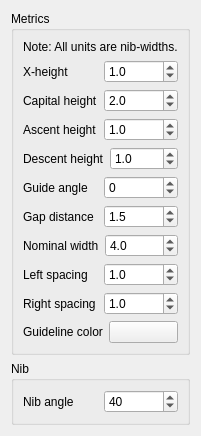
           <widget class="QWidget" name="char_set_prop_tab">
            <attribute name="title">
             <string>Character Set</string>
            </attribute>
            <layout class="QFormLayout" name="formLayout">
             <item row="1" column="0" colspan="2">
              <widget class="QGroupBox" name="nib_group_box">
               <property name="title">
                <string>Nib</string>
               </property>
               <layout class="QVBoxLayout" name="verticalLayout_8">
                <item>
                 <layout class="QHBoxLayout" name="horizontalLayout_27">
                  <item>
                   <widget class="QLabel" name="label_12">
                    <property name="text">
                     <string>Nib angle</string>
                    </property>
                   </widget>
                  </item>
                  <item>
                   <widget class="QSpinBox" name="char_set_nib_angle_spin">
                    <property name="wrapping">
                     <bool>true</bool>
                    </property>
                    <property name="maximum">
                     <number>90</number>
                    </property>
                    <property name="value">
                     <number>40</number>
                    </property>
                   </widget>
                  </item>
                 </layout>
                </item>
               </layout>
              </widget>
             </item>
             <item row="0" column="0" colspan="2">
              <widget class="QGroupBox" name="metrics_grpup_box">
               <property name="title">
                <string>Metrics</string>
               </property>
               <layout class="QVBoxLayout" name="verticalLayout_7">
                <item>
                 <layout class="QHBoxLayout" name="horizontalLayout_16">
                  <item>
                   <widget class="QLabel" name="label">
                    <property name="text">
                     <string>Note: All units are nib-widths.</string>
                    </property>
                   </widget>
                  </item>
                 </layout>
                </item>
                <item>
                 <layout class="QHBoxLayout" name="horizontalLayout_17">
                  <item>
                   <widget class="QLabel" name="label_2">
                    <property name="text">
                     <string>X-height</string>
                    </property>
                   </widget>
                  </item>
                  <item>
                   <widget class="QDoubleSpinBox" name="base_height_spin">
                    <property name="wrapping">
                     <bool>true</bool>
                    </property>
                    <property name="frame">
                     <bool>true</bool>
                    </property>
                    <property name="buttonSymbols">
                     <enum>QAbstractSpinBox::UpDownArrows</enum>
                    </property>
                    <property name="decimals">
                     <number>1</number>
                    </property>
                    <property name="minimum">
                     <double>1.000000000000000</double>
                    </property>
                    <property name="maximum">
                     <double>10.000000000000000</double>
                    </property>
                    <property name="singleStep">
                     <double>0.500000000000000</double>
                    </property>
                   </widget>
                  </item>
                 </layout>
                </item>
                <item>
                 <layout class="QHBoxLayout" name="horizontalLayout_18">
                  <item>
                   <widget class="QLabel" name="label_3">
                    <property name="text">
                     <string>Capital height</string>
                    </property>
                   </widget>
                  </item>
                  <item>
                   <widget class="QDoubleSpinBox" name="cap_height_spin">
                    <property name="wrapping">
                     <bool>true</bool>
                    </property>
                    <property name="decimals">
                     <number>1</number>
                    </property>
                    <property name="minimum">
                     <double>0.500000000000000</double>
                    </property>
                    <property name="maximum">
                     <double>10.000000000000000</double>
                    </property>
                    <property name="singleStep">
                     <double>0.500000000000000</double>
                    </property>
                    <property name="value">
                     <double>2.000000000000000</double>
                    </property>
                   </widget>
                  </item>
                 </layout>
                </item>
                <item>
                 <layout class="QHBoxLayout" name="horizontalLayout_19">
                  <item>
                   <widget class="QLabel" name="label_4">
                    <property name="text">
                     <string>Ascent height</string>
                    </property>
                   </widget>
                  </item>
                  <item>
                   <widget class="QDoubleSpinBox" name="ascent_height_spin">
                    <property name="wrapping">
                     <bool>true</bool>
                    </property>
                    <property name="decimals">
                     <number>1</number>
                    </property>
                    <property name="minimum">
                     <double>1.000000000000000</double>
                    </property>
                    <property name="maximum">
                     <double>10.000000000000000</double>
                    </property>
                    <property name="singleStep">
                     <double>0.500000000000000</double>
                    </property>
                   </widget>
                  </item>
                 </layout>
                </item>
                <item>
                 <layout class="QHBoxLayout" name="horizontalLayout_20">
                  <item>
                   <widget class="QLabel" name="label_5">
                    <property name="text">
                     <string>Descent height</string>
                    </property>
                   </widget>
                  </item>
                  <item>
                   <widget class="QDoubleSpinBox" name="descent_height_spin">
                    <property name="wrapping">
                     <bool>true</bool>
                    </property>
                    <property name="decimals">
                     <number>1</number>
                    </property>
                    <property name="minimum">
                     <double>1.000000000000000</double>
                    </property>
                    <property name="maximum">
                     <double>10.000000000000000</double>
                    </property>
                    <property name="singleStep">
                     <double>0.500000000000000</double>
                    </property>
                   </widget>
                  </item>
                 </layout>
                </item>
                <item>
                 <layout class="QHBoxLayout" name="horizontalLayout_21">
                  <item>
                   <widget class="QLabel" name="label_6">
                    <property name="text">
                     <string>Guide angle</string>
                    </property>
                   </widget>
                  </item>
                  <item>
                   <widget class="QSpinBox" name="angle_spin">
                    <property name="wrapping">
                     <bool>true</bool>
                    </property>
                    <property name="maximum">
                     <number>45</number>
                    </property>
                   </widget>
                  </item>
                 </layout>
                </item>
                <item>
                 <layout class="QHBoxLayout" name="horizontalLayout_22">
                  <item>
                   <widget class="QLabel" name="label_7">
                    <property name="text">
                     <string>Gap distance</string>
                    </property>
                   </widget>
                  </item>
                  <item>
                   <widget class="QDoubleSpinBox" name="gap_height_spin">
                    <property name="wrapping">
                     <bool>true</bool>
                    </property>
                    <property name="decimals">
                     <number>1</number>
                    </property>
                    <property name="minimum">
                     <double>0.500000000000000</double>
                    </property>
                    <property name="maximum">
                     <double>4.000000000000000</double>
                    </property>
                    <property name="singleStep">
                     <double>0.500000000000000</double>
                    </property>
                    <property name="value">
                     <double>1.500000000000000</double>
                    </property>
                   </widget>
                  </item>
                 </layout>
                </item>
                <item>
                 <layout class="QHBoxLayout" name="horizontalLayout_23">
                  <item>
                   <widget class="QLabel" name="label_8">
                    <property name="text">
                     <string>Nominal width</string>
                    </property>
                   </widget>
                  </item>
                  <item>
                   <widget class="QDoubleSpinBox" name="nominal_width_spin">
                    <property name="wrapping">
                     <bool>true</bool>
                    </property>
                    <property name="decimals">
                     <number>1</number>
                    </property>
                    <property name="minimum">
                     <double>2.000000000000000</double>
                    </property>
                    <property name="maximum">
                     <double>10.000000000000000</double>
                    </property>
                    <property name="singleStep">
                     <double>0.500000000000000</double>
                    </property>
                    <property name="value">
                     <double>4.000000000000000</double>
                    </property>
                   </widget>
                  </item>
                 </layout>
                </item>
                <item>
                 <layout class="QHBoxLayout" name="horizontalLayout_24">
                  <item>
                   <widget class="QLabel" name="label_9">
                    <property name="text">
                     <string>Left spacing</string>
                    </property>
                   </widget>
                  </item>
                  <item>
                   <widget class="QDoubleSpinBox" name="char_set_left_space_spin">
                    <property name="decimals">
                     <number>1</number>
                    </property>
                    <property name="maximum">
                     <double>3.000000000000000</double>
                    </property>
                    <property name="singleStep">
                     <double>0.100000000000000</double>
                    </property>
                    <property name="value">
                     <double>1.000000000000000</double>
                    </property>
                   </widget>
                  </item>
                 </layout>
                </item>
                <item>
                 <layout class="QHBoxLayout" name="horizontalLayout_25">
                  <item>
                   <widget class="QLabel" name="label_10">
                    <property name="text">
                     <string>Right spacing</string>
                    </property>
                   </widget>
                  </item>
                  <item>
                   <widget class="QDoubleSpinBox" name="char_set_right_space_spin">
                    <property name="decimals">
                     <number>1</number>
                    </property>
                    <property name="maximum">
                     <double>3.000000000000000</double>
                    </property>
                    <property name="singleStep">
                     <double>0.100000000000000</double>
                    </property>
                    <property name="value">
                     <double>1.000000000000000</double>
                    </property>
                   </widget>
                  </item>
                 </layout>
                </item>
                <item>
                 <layout class="QHBoxLayout" name="horizontalLayout_26">
                  <item>
                   <widget class="QLabel" name="label_11">
                    <property name="text">
                     <string>Guideline color</string>
                    </property>
                   </widget>
                  </item>
                  <item>
                   <widget class="SelectColorButton" name="guides_color_button">
                    <property name="autoFillBackground">
                     <bool>false</bool>
                    </property>
                    <property name="text">
                     <string/>
                    </property>
                   </widget>
                  </item>
                 </layout>
                </item>
               </layout>
              </widget>
             </item>
            </layout>
           </widget>
